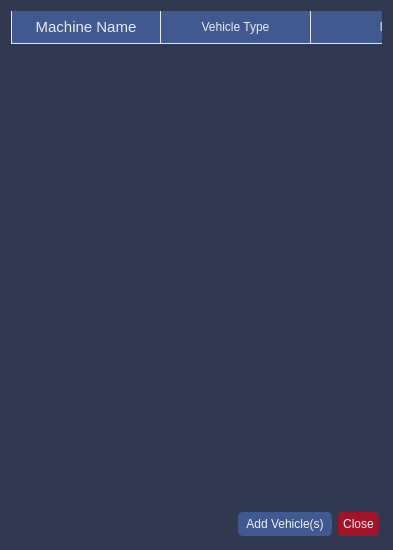
<?xml version="1.0" encoding="UTF-8"?>
<ui version="4.0">
 <class>VehicleInitWidget</class>
 <widget class="QWidget" name="VehicleInitWidget">
  <property name="geometry">
   <rect>
    <x>0</x>
    <y>0</y>
    <width>393</width>
    <height>550</height>
   </rect>
  </property>
  <property name="minimumSize">
   <size>
    <width>393</width>
    <height>550</height>
   </size>
  </property>
  <property name="windowTitle">
   <string>Vehicles Requesting Initialization</string>
  </property>
  <property name="styleSheet">
   <string notr="true">QWidget{
	background-color:rgb(48,57,80);
	color:rgb(236,236,236);
}

QHeaderView::section {
	 background-color:rgb(64, 89, 145);
    border-style: solid;
    border-right-width: 1px;
	border-bottom-width:1px;
	border-color:rgb(230,230,230);
	padding:5px;
}

QHeaderView::section:horizontal:first{
    border-left-width: 1px;
}

QHeaderView::section:vertical:first{
    border-top-width: 1px;
}

QTableCornerButton::section {
    background-color: rgb(64, 89, 145);
}

QPushButton{
	border-radius: 5px;
	padding:5px;
    margin:3px;
}
</string>
  </property>
  <layout class="QVBoxLayout" name="verticalLayout">
   <item>
    <widget class="QTableWidget" name="view">
     <property name="frameShape">
      <enum>QFrame::NoFrame</enum>
     </property>
     <property name="frameShadow">
      <enum>QFrame::Plain</enum>
     </property>
     <property name="horizontalScrollBarPolicy">
      <enum>Qt::ScrollBarAlwaysOff</enum>
     </property>
     <property name="alternatingRowColors">
      <bool>false</bool>
     </property>
     <property name="showGrid">
      <bool>false</bool>
     </property>
     <property name="gridStyle">
      <enum>Qt::NoPen</enum>
     </property>
     <attribute name="horizontalHeaderVisible">
      <bool>true</bool>
     </attribute>
     <attribute name="horizontalHeaderDefaultSectionSize">
      <number>150</number>
     </attribute>
     <attribute name="horizontalHeaderHighlightSections">
      <bool>false</bool>
     </attribute>
     <attribute name="horizontalHeaderMinimumSectionSize">
      <number>60</number>
     </attribute>
     <attribute name="horizontalHeaderStretchLastSection">
      <bool>true</bool>
     </attribute>
     <column>
      <property name="text">
       <string>Machine Name</string>
      </property>
      <property name="font">
       <font>
        <pointsize>11</pointsize>
       </font>
      </property>
     </column>
     <column>
      <property name="text">
       <string>Vehicle Type</string>
      </property>
     </column>
     <column>
      <property name="text">
       <string>ID</string>
      </property>
     </column>
    </widget>
   </item>
   <item>
    <layout class="QHBoxLayout" name="horizontalLayout">
     <property name="spacing">
      <number>0</number>
     </property>
     <item>
      <spacer name="horizontalSpacer">
       <property name="orientation">
        <enum>Qt::Horizontal</enum>
       </property>
       <property name="sizeHint" stdset="0">
        <size>
         <width>40</width>
         <height>20</height>
        </size>
       </property>
      </spacer>
     </item>
     <item>
      <widget class="QPushButton" name="btn_add">
       <property name="minimumSize">
        <size>
         <width>100</width>
         <height>0</height>
        </size>
       </property>
       <property name="styleSheet">
        <string notr="true">background-color: rgb(64, 89, 145);
color: rgb(240, 240, 240);</string>
       </property>
       <property name="text">
        <string>Add Vehicle(s)</string>
       </property>
      </widget>
     </item>
     <item alignment="Qt::AlignRight|Qt::AlignVCenter">
      <widget class="QPushButton" name="btn_close">
       <property name="minimumSize">
        <size>
         <width>0</width>
         <height>0</height>
        </size>
       </property>
       <property name="styleSheet">
        <string notr="true">background-color: rgb(161, 20, 40);
color: rgb(240, 240, 240);

</string>
       </property>
       <property name="text">
        <string>Close</string>
       </property>
      </widget>
     </item>
    </layout>
   </item>
  </layout>
 </widget>
 <resources/>
 <connections/>
</ui>
